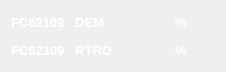
  <widget class="QWidget" name="layoutWidget_4">
   <property name="geometry">
    <rect>
     <x>390</x>
     <y>260</y>
     <width>206</width>
     <height>56</height>
    </rect>
   </property>
   <layout class="QVBoxLayout" name="verticalLayout">
    <item>
     <layout class="QHBoxLayout" name="horizontalLayout">
      <item>
       <widget class="QLabel" name="Descr_37">
        <property name="font">
         <font>
          <pointsize>10</pointsize>
          <weight>75</weight>
          <bold>true</bold>
         </font>
        </property>
        <property name="layoutDirection">
         <enum>Qt::LeftToRight</enum>
        </property>
        <property name="styleSheet">
         <string notr="true">background-color:none;
color: rgb(255, 255, 255);</string>
        </property>
        <property name="text">
         <string>FC62109   DEM</string>
        </property>
        <property name="alignment">
         <set>Qt::AlignLeading|Qt::AlignLeft|Qt::AlignVCenter</set>
        </property>
       </widget>
      </item>
      <item>
       <widget class="QLabel" name="lb_Lect_FC62109_DEM">
        <property name="minimumSize">
         <size>
          <width>50</width>
          <height>18</height>
         </size>
        </property>
        <property name="maximumSize">
         <size>
          <width>50</width>
          <height>18</height>
         </size>
        </property>
        <property name="font">
         <font>
          <pointsize>10</pointsize>
          <weight>75</weight>
          <bold>true</bold>
         </font>
        </property>
        <property name="layoutDirection">
         <enum>Qt::LeftToRight</enum>
        </property>
        <property name="styleSheet">
         <string notr="true">background-color:none;
color: rgb(255, 255, 255);</string>
        </property>
        <property name="text">
         <string/>
        </property>
        <property name="alignment">
         <set>Qt::AlignRight|Qt::AlignTrailing|Qt::AlignVCenter</set>
        </property>
       </widget>
      </item>
      <item>
       <widget class="QLabel" name="lb_Unit_FC62109_DEM">
        <property name="minimumSize">
         <size>
          <width>40</width>
          <height>22</height>
         </size>
        </property>
        <property name="maximumSize">
         <size>
          <width>40</width>
          <height>22</height>
         </size>
        </property>
        <property name="font">
         <font>
          <pointsize>10</pointsize>
          <weight>75</weight>
          <bold>true</bold>
         </font>
        </property>
        <property name="layoutDirection">
         <enum>Qt::LeftToRight</enum>
        </property>
        <property name="styleSheet">
         <string notr="true">background-color:none;
color: rgb(255, 255, 255);</string>
        </property>
        <property name="text">
         <string>%</string>
        </property>
        <property name="alignment">
         <set>Qt::AlignLeading|Qt::AlignLeft|Qt::AlignVCenter</set>
        </property>
       </widget>
      </item>
     </layout>
    </item>
    <item>
     <layout class="QHBoxLayout" name="horizontalLayout_2">
      <item>
       <widget class="QLabel" name="Descr_38">
        <property name="font">
         <font>
          <pointsize>10</pointsize>
          <weight>75</weight>
          <bold>true</bold>
         </font>
        </property>
        <property name="layoutDirection">
         <enum>Qt::LeftToRight</enum>
        </property>
        <property name="styleSheet">
         <string notr="true">background-color:none;
color: rgb(255, 255, 255);</string>
        </property>
        <property name="text">
         <string>FC62109   RTRO</string>
        </property>
        <property name="alignment">
         <set>Qt::AlignLeading|Qt::AlignLeft|Qt::AlignVCenter</set>
        </property>
       </widget>
      </item>
      <item>
       <widget class="QLabel" name="lb_Lect_FC62109_RTRO">
        <property name="minimumSize">
         <size>
          <width>50</width>
          <height>18</height>
         </size>
        </property>
        <property name="maximumSize">
         <size>
          <width>50</width>
          <height>18</height>
         </size>
        </property>
        <property name="font">
         <font>
          <pointsize>10</pointsize>
          <weight>75</weight>
          <bold>true</bold>
         </font>
        </property>
        <property name="layoutDirection">
         <enum>Qt::LeftToRight</enum>
        </property>
        <property name="styleSheet">
         <string notr="true">background-color:none;
color: rgb(255, 255, 255);</string>
        </property>
        <property name="text">
         <string/>
        </property>
        <property name="alignment">
         <set>Qt::AlignRight|Qt::AlignTrailing|Qt::AlignVCenter</set>
        </property>
       </widget>
      </item>
      <item>
       <widget class="QLabel" name="lb_Unit_FC62109_RTRO">
        <property name="minimumSize">
         <size>
          <width>40</width>
          <height>22</height>
         </size>
        </property>
        <property name="maximumSize">
         <size>
          <width>40</width>
          <height>22</height>
         </size>
        </property>
        <property name="font">
         <font>
          <pointsize>10</pointsize>
          <weight>75</weight>
          <bold>true</bold>
         </font>
        </property>
        <property name="layoutDirection">
         <enum>Qt::LeftToRight</enum>
        </property>
        <property name="styleSheet">
         <string notr="true">background-color:none;
color: rgb(255, 255, 255);</string>
        </property>
        <property name="text">
         <string>%</string>
        </property>
        <property name="alignment">
         <set>Qt::AlignLeading|Qt::AlignLeft|Qt::AlignVCenter</set>
        </property>
       </widget>
      </item>
     </layout>
    </item>
   </layout>
  </widget>
